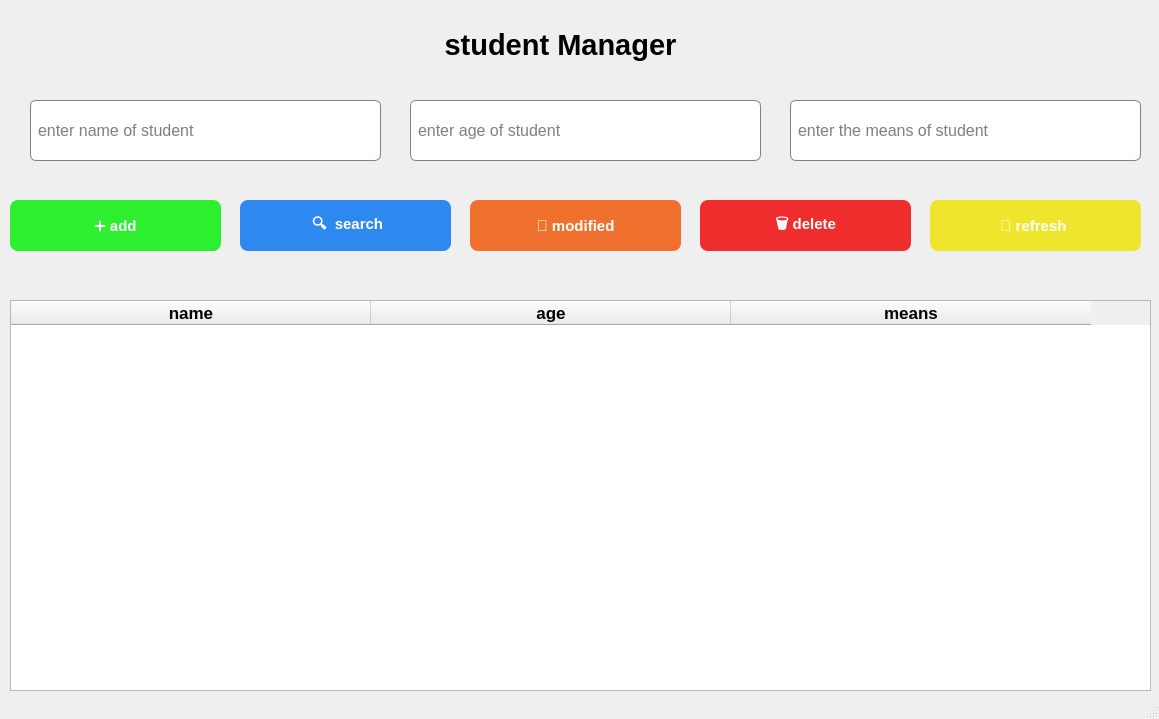
<?xml version="1.0" encoding="UTF-8"?>
<ui version="4.0">
 <class>MainWindow</class>
 <widget class="QMainWindow" name="MainWindow">
  <property name="geometry">
   <rect>
    <x>0</x>
    <y>0</y>
    <width>1159</width>
    <height>719</height>
   </rect>
  </property>
  <property name="minimumSize">
   <size>
    <width>1159</width>
    <height>719</height>
   </size>
  </property>
  <property name="maximumSize">
   <size>
    <width>1159</width>
    <height>719</height>
   </size>
  </property>
  <property name="windowTitle">
   <string>MainWindow</string>
  </property>
  <widget class="QWidget" name="centralwidget">
   <widget class="QLabel" name="label">
    <property name="geometry">
     <rect>
      <x>310</x>
      <y>10</y>
      <width>501</width>
      <height>71</height>
     </rect>
    </property>
    <property name="font">
     <font>
      <weight>75</weight>
      <bold>true</bold>
     </font>
    </property>
    <property name="text">
     <string>&lt;html&gt;&lt;head/&gt;&lt;body&gt;&lt;p align=&quot;center&quot;&gt;&lt;span style=&quot; font-size:22pt;&quot;&gt;student Manager&lt;/span&gt;&lt;/p&gt;&lt;/body&gt;&lt;/html&gt;</string>
    </property>
   </widget>
   <widget class="QLineEdit" name="name_student">
    <property name="geometry">
     <rect>
      <x>30</x>
      <y>100</y>
      <width>351</width>
      <height>61</height>
     </rect>
    </property>
    <property name="font">
     <font>
      <pointsize>12</pointsize>
     </font>
    </property>
    <property name="focusPolicy">
     <enum>Qt::StrongFocus</enum>
    </property>
    <property name="autoFillBackground">
     <bool>false</bool>
    </property>
    <property name="styleSheet">
     <string notr="true">QLineEdit {
    border: 1px solid gray;
    border-radius: 6px;
    padding: 5px;
}

QLineEdit:focus {
    border: 2px solid #2d89ef;
}</string>
    </property>
    <property name="placeholderText">
     <string>enter name of student</string>
    </property>
   </widget>
   <widget class="QPushButton" name="button_add">
    <property name="geometry">
     <rect>
      <x>10</x>
      <y>200</y>
      <width>211</width>
      <height>51</height>
     </rect>
    </property>
    <property name="font">
     <font>
      <pointsize>11</pointsize>
      <weight>75</weight>
      <bold>true</bold>
     </font>
    </property>
    <property name="cursor">
     <cursorShape>PointingHandCursor</cursorShape>
    </property>
    <property name="styleSheet">
     <string notr="true">QPushButton {
    background-color: #2def30;
    color: white;
    border-radius: 8px;
    padding: 6px;
}

QPushButton:hover {
    background-color: #1da71b;
}

QPushButton:pressed {
    background-color: #299618;
}</string>
    </property>
    <property name="text">
     <string>➕ add</string>
    </property>
   </widget>
   <widget class="QPushButton" name="button_search">
    <property name="geometry">
     <rect>
      <x>240</x>
      <y>200</y>
      <width>211</width>
      <height>51</height>
     </rect>
    </property>
    <property name="font">
     <font>
      <pointsize>11</pointsize>
      <weight>75</weight>
      <bold>true</bold>
     </font>
    </property>
    <property name="cursor">
     <cursorShape>PointingHandCursor</cursorShape>
    </property>
    <property name="styleSheet">
     <string notr="true">QPushButton {
    background-color: #2d89ef;
    color: white;
    border-radius: 8px;
    padding: 6px;
}

QPushButton:hover {
    background-color: #1b5fa7;
}

QPushButton:pressed {
    background-color: #0f3d73;
}</string>
    </property>
    <property name="text">
     <string> 🔍  search</string>
    </property>
   </widget>
   <widget class="QTableWidget" name="table_students">
    <property name="geometry">
     <rect>
      <x>10</x>
      <y>300</y>
      <width>1141</width>
      <height>391</height>
     </rect>
    </property>
    <property name="font">
     <font>
      <pointsize>12</pointsize>
     </font>
    </property>
    <attribute name="horizontalHeaderMinimumSectionSize">
     <number>49</number>
    </attribute>
    <attribute name="horizontalHeaderDefaultSectionSize">
     <number>360</number>
    </attribute>
    <column>
     <property name="text">
      <string>name</string>
     </property>
     <property name="font">
      <font>
       <pointsize>13</pointsize>
       <weight>75</weight>
       <bold>true</bold>
      </font>
     </property>
     <property name="background">
      <color>
       <red>255</red>
       <green>255</green>
       <blue>255</blue>
      </color>
     </property>
    </column>
    <column>
     <property name="text">
      <string>age</string>
     </property>
     <property name="font">
      <font>
       <pointsize>13</pointsize>
       <weight>75</weight>
       <bold>true</bold>
      </font>
     </property>
     <property name="background">
      <color>
       <red>255</red>
       <green>255</green>
       <blue>255</blue>
      </color>
     </property>
    </column>
    <column>
     <property name="text">
      <string>means</string>
     </property>
     <property name="font">
      <font>
       <pointsize>13</pointsize>
       <weight>75</weight>
       <italic>false</italic>
       <bold>true</bold>
      </font>
     </property>
     <property name="background">
      <color>
       <red>255</red>
       <green>255</green>
       <blue>255</blue>
      </color>
     </property>
    </column>
   </widget>
   <widget class="QPushButton" name="button_delete">
    <property name="geometry">
     <rect>
      <x>700</x>
      <y>200</y>
      <width>211</width>
      <height>51</height>
     </rect>
    </property>
    <property name="font">
     <font>
      <pointsize>11</pointsize>
      <weight>75</weight>
      <bold>true</bold>
     </font>
    </property>
    <property name="cursor">
     <cursorShape>PointingHandCursor</cursorShape>
    </property>
    <property name="styleSheet">
     <string notr="true">QPushButton {
    background-color: #ef2d2d;
    color: white;
    border-radius: 8px;
    padding: 6px;
}

QPushButton:hover {
    background-color: #a71b1b;
}

QPushButton:pressed {
    background-color: #730f0f;
}</string>
    </property>
    <property name="text">
     <string>🗑️ delete</string>
    </property>
   </widget>
   <widget class="QPushButton" name="button_modified">
    <property name="geometry">
     <rect>
      <x>470</x>
      <y>200</y>
      <width>211</width>
      <height>51</height>
     </rect>
    </property>
    <property name="font">
     <font>
      <pointsize>11</pointsize>
      <weight>75</weight>
      <bold>true</bold>
     </font>
    </property>
    <property name="cursor">
     <cursorShape>PointingHandCursor</cursorShape>
    </property>
    <property name="styleSheet">
     <string notr="true">QPushButton {
    background-color: #ef712d;
    color: white;
    border-radius: 8px;
    padding: 6px;
}

QPushButton:hover {
    background-color: #a7551b;
}

QPushButton:pressed {
    background-color: #73370f;
}</string>
    </property>
    <property name="text">
     <string>📝 modified</string>
    </property>
   </widget>
   <widget class="QLineEdit" name="age_student">
    <property name="geometry">
     <rect>
      <x>410</x>
      <y>100</y>
      <width>351</width>
      <height>61</height>
     </rect>
    </property>
    <property name="font">
     <font>
      <pointsize>12</pointsize>
     </font>
    </property>
    <property name="focusPolicy">
     <enum>Qt::StrongFocus</enum>
    </property>
    <property name="autoFillBackground">
     <bool>false</bool>
    </property>
    <property name="styleSheet">
     <string notr="true">QLineEdit {
    border: 1px solid gray;
    border-radius: 6px;
    padding: 5px;
}

QLineEdit:focus {
    border: 2px solid #2d89ef;
}</string>
    </property>
    <property name="placeholderText">
     <string>enter age of student</string>
    </property>
   </widget>
   <widget class="QLineEdit" name="means_student">
    <property name="geometry">
     <rect>
      <x>790</x>
      <y>100</y>
      <width>351</width>
      <height>61</height>
     </rect>
    </property>
    <property name="font">
     <font>
      <pointsize>12</pointsize>
     </font>
    </property>
    <property name="focusPolicy">
     <enum>Qt::StrongFocus</enum>
    </property>
    <property name="autoFillBackground">
     <bool>false</bool>
    </property>
    <property name="styleSheet">
     <string notr="true">QLineEdit {
    border: 1px solid gray;
    border-radius: 6px;
    padding: 5px;
}

QLineEdit:focus {
    border: 2px solid #2d89ef;
}
</string>
    </property>
    <property name="placeholderText">
     <string>enter the means of student</string>
    </property>
   </widget>
   <widget class="QPushButton" name="button_refresh">
    <property name="geometry">
     <rect>
      <x>930</x>
      <y>200</y>
      <width>211</width>
      <height>51</height>
     </rect>
    </property>
    <property name="font">
     <font>
      <pointsize>11</pointsize>
      <weight>75</weight>
      <bold>true</bold>
     </font>
    </property>
    <property name="cursor">
     <cursorShape>PointingHandCursor</cursorShape>
    </property>
    <property name="styleSheet">
     <string notr="true">QPushButton {
    background-color: #efe52d;
    color: white;
    border-radius: 8px;
    padding: 6px;
}

QPushButton:hover {
    background-color: #a7a71b;
}

QPushButton:pressed {
    background-color: #736e0f;
}</string>
    </property>
    <property name="text">
     <string>🔄 refresh </string>
    </property>
   </widget>
  </widget>
  <widget class="QMenuBar" name="menubar">
   <property name="geometry">
    <rect>
     <x>0</x>
     <y>0</y>
     <width>1159</width>
     <height>26</height>
    </rect>
   </property>
  </widget>
  <widget class="QStatusBar" name="statusbar"/>
 </widget>
 <resources/>
 <connections/>
</ui>
